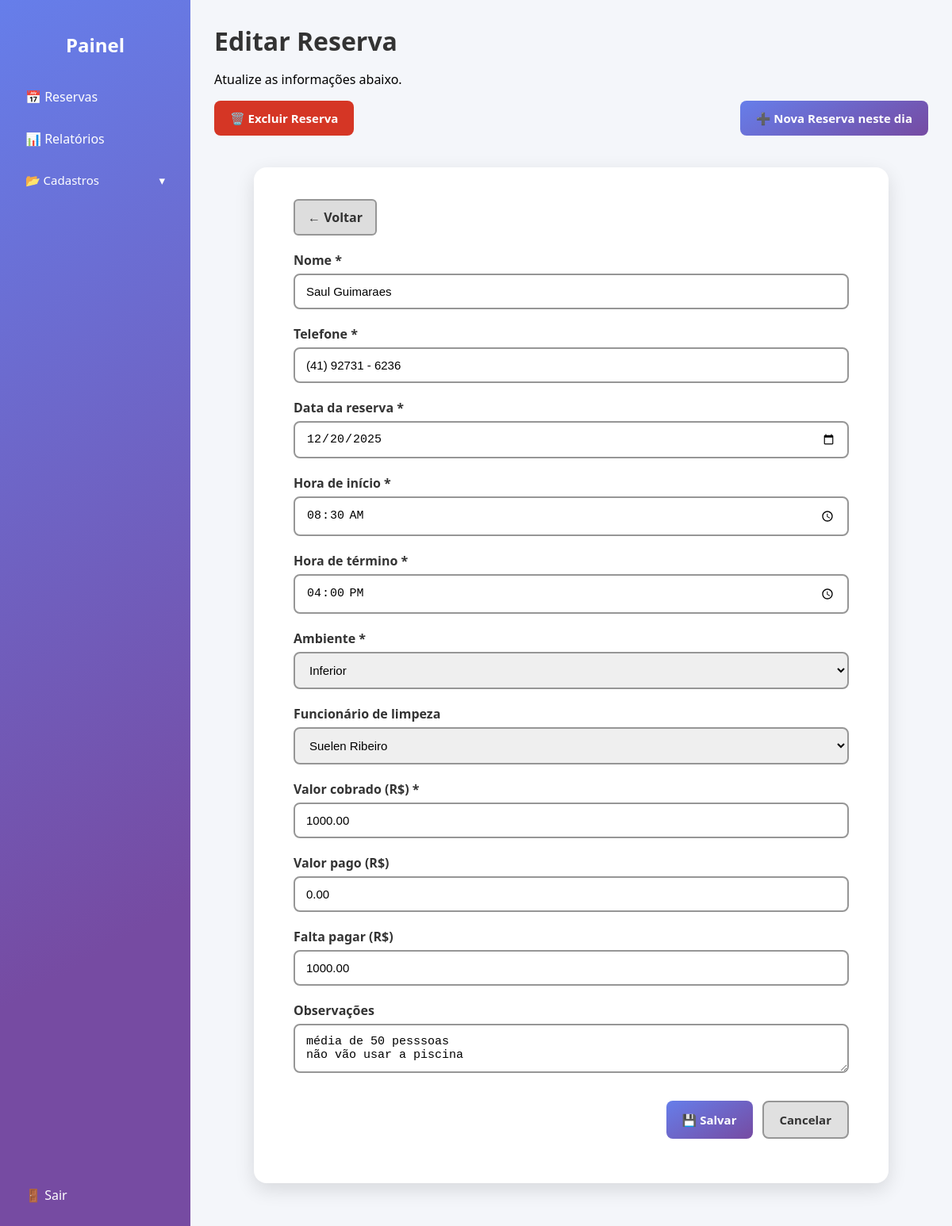
The page /reservas/edit.php?id=17 (signed in) on the database its author committed.
### tables this page shows
CREATE TABLE `reservas` (
  `id_reserva` int(11) NOT NULL,
  `id_usuario` int(11) NOT NULL,
  `nome_reserva` varchar(100) NOT NULL,
  `telefone_reserva` varchar(20) DEFAULT NULL,
  `data_reserva` date NOT NULL,
  `hora_inicio` time NOT NULL,
  `hora_fim` time NOT NULL,
  `id_ambiente` int(11) NOT NULL,
  `id_funcionario` int(11) DEFAULT NULL,
  `observacoes` text DEFAULT NULL,
  `valor_cobrado` decimal(10,2) NOT NULL DEFAULT 0.00,
  `valor_pago` decimal(10,2) NOT NULL DEFAULT 0.00
);

CREATE TABLE `ambientes` (
  `id_ambiente` int(11) NOT NULL,
  `nome_ambiente` varchar(100) NOT NULL,
  `capacidade` int(11) DEFAULT NULL,
  `descricao` text DEFAULT NULL,
  `observacoes` text DEFAULT NULL,
  `ativo` tinyint(1) DEFAULT 1
);

CREATE TABLE `funcionarios` (
  `id_funcionario` int(11) NOT NULL,
  `nome_completo` varchar(100) NOT NULL,
  `data_nascimento` date DEFAULT NULL,
  `telefone` varchar(20) DEFAULT NULL,
  `observacoes` text DEFAULT NULL,
  `ativo` tinyint(1) DEFAULT 1
);

### reservas/edit.php (the view, shortened to what this page needs)
<?php
include '../includes/db.php';
include "../includes/header.php";
$id = intval($_GET['id']);
$sql = "SELECT * FROM reservas WHERE id_reserva = ?";
$stmt = $conn->prepare($sql);
$stmt->bind_param("i", $id);
$stmt->execute();
$reserva = $stmt->get_result()->fetch_assoc();
$ambientes = $conn->query("SELECT id_ambiente, nome_ambiente FROM ambientes WHERE ativo = 1 ORDER BY nome_ambiente");
$funcionarios = $conn->query("SELECT id_funcionario, nome_completo FROM funcionarios WHERE ativo = 1 ORDER BY nome_completo");
?>
<div class="painel-container">
    <?php include '../includes/sidebar.php'; ?>
    <main class="conteudo">
        <div class="painel-header">
            <h1>Editar Reserva</h1>
            <p>Atualize as informações abaixo.</p>
        </div>
        <div class="form-botoes" style="justify-content: space-between; margin-bottom: 20px;">
            <a href="#"
            class="btn btn-excluir btnpopup"
            data-id="<?= $reserva['id_reserva'] ?>">
            🗑️ Excluir Reserva
            </a>
            <a href="./create.php?data=<?= $reserva['data_reserva'] ?>"
            class="btn btn-novo">
            ➕ Nova Reserva neste dia
            </a>
        </div>
        <div class="cadastro-area">
            <a href="./index.php" class="btn-voltar">← Voltar</a>
            <form method="POST" class="form-cadastro">
                <div class="form-grupo">
                    <label>Nome *</label>
                    <input type="text" name="nome_reserva" value="<?= htmlspecialchars($reserva['nome_reserva']) ?>" required>
                </div>
                <div class="form-grupo">
                    <label>Telefone *</label>
                    <input type="text" name="telefone_reserva" data-mask='(00) 00000 - 0000' value="<?= htmlspecialchars($reserva['telefone_reserva']) ?>">
                </div>
                <div class="form-grupo">
                    <label>Data da reserva *</label>
                    <input type="date" name="data_reserva" value="<?= $reserva['data_reserva'] ?>" required>
                </div>
                <div class="form-grupo">
                    <label>Hora de início *</label>
                    <input type="time" name="hora_inicio" value="<?= $reserva['hora_inicio'] ?>" required>
                </div>
                <div class="form-grupo">
                    <label>Hora de término *</label>
                    <input type="time" name="hora_fim" value="<?= $reserva['hora_fim'] ?>" required>
                </div>
                <div class="form-grupo">
                    <label>Ambiente *</label>
                    <select name="id_ambiente" required>
                        <?php while ($a = $ambientes->fetch_assoc()): ?>
                            <option value="<?= $a['id_ambiente'] ?>"
                                <?= $a['id_ambiente'] == $reserva['id_ambiente'] ? 'selected' : '' ?>>
                                <?= $a['nome_ambiente'] ?>
                            </option>
                        <?php endwhile; ?>
                    </select>
                </div>
                <div class="form-grupo">
                    <label>Funcionário de limpeza</label>
                    <select name="id_funcionario">
                        <?php while ($f = $funcionarios->fetch_assoc()): ?>
                            <option value="<?= $f['id_funcionario'] ?>"
                                <?= $f['id_funcionario'] == $reserva['id_funcionario'] ? 'selected' : '' ?>>
                                <?= $f['nome_completo'] ?>
                            </option>
                        <?php endwhile; ?>
                    </select>
                </div>
                <div class="form-grupo">
                    <label>Valor cobrado (R$) *</label>
                    <input type="number" min="0" step="0.01" name="valor_cobrado" id="valor_cobrado"
                        value="<?= number_format($reserva['valor_cobrado'], 2, '.', '') ?>"
                        oninput="calcularFalta()" required>
                </div>
                <div class="form-grupo">
                    <label>Valor pago (R$)</label>
                    <input type="number" min="0" step="0.01" name="valor_pago" id="valor_pago"
                        value="<?= number_format($reserva['valor_pago'], 2, '.', '') ?>"
                        oninput="calcularFalta()">
                </div>
                <div class="form-grupo">
                    <label>Falta pagar (R$)</label>
                    <input type="text" id="valor_falta" readonly>
                </div>
                <div class="form-grupo">
                    <label>Observações</label>
                    <textarea name="observacoes"><?= htmlspecialchars($reserva['observacoes']) ?></textarea>
                </div>
                <div class="form-botoes">
                    <button type="submit" class="btn btn-salvar">💾 Salvar</button>
                    <a href="./index.php" class="btn btn-cancelar">Cancelar</a>
                </div>
            </form>
        </div>
    </main>
</div>
<?php include "../includes/footer.php"; ?>

### assets/css/painel.css (style rules this page uses)
body { font-family: "Segoe UI", Tahoma, Geneva, Verdana, sans-serif; background-color: #f4f6fa; margin: 0; display: flex; min-height: 100vh; overflow: hidden; }
.painel-container { display: flex; width: 100%; height: 100vh; overflow: hidden; }
.conteudo { flex: 1; overflow-y: auto; height: 100vh; padding: 30px; box-sizing: border-box; }
.painel-header { display: block; align-items: center; justify-content: space-between; gap: 10px; }
.painel-header h1 { margin: 0; color: #333; }
a, button { font-family: "Segoe UI", Tahoma, Geneva, Verdana, sans-serif; }

### assets/css/crud.css (style rules this page uses)
.btn-editar, .btn-excluir, .btn-novo { display: inline-block; padding: 8px 16px; border-radius: 8px; font-size: 14px; font-weight: 600; text-decoration: none; transition: all 0.2s ease; cursor: pointer; }
.btn-excluir { background: #d53625; color: white; }
.btn-novo { background: linear-gradient(150deg, #667eea 0%, #764ba2 100%); color: white; }
.btn-voltar { border: 2px solid #969696; display: inline-block; margin-bottom: 20px; background: #ddd; color: #333; padding: 10px 16px; border-radius: 6px; font-weight: 600; text-decoration: none; transition: background 0.2s; }
.cadastro-area { background: white; padding: 40px 50px; border-radius: 16px; box-shadow: 0 8px 25px rgba(0, 0, 0, 0.12); max-width: 700px; margin: 40px auto; }
.form-cadastro { display: flex; flex-direction: column; gap: 20px; }
.form-cadastro .form-grupo { display: flex; flex-direction: column; }
.form-cadastro .form-grupo label { font-weight: 600; color: #333; margin-bottom: 6px; }
.form-cadastro .form-grupo input, .form-cadastro .form-grupo select, .form-cadastro .form-grupo textarea { padding: 12px 14px; border: 2px solid #969696 !important; border-radius: 8px; font-size: 15px; transition: border-color 0.3s, box-shadow 0.3s; }
.form-botoes { display: flex; flex-wrap: wrap; justify-content: flex-end; gap: 12px; margin-top: 15px; }
.form-botoes .btn { padding: 12px 20px; border-radius: 8px; font-size: 15px; font-weight: 600; text-decoration: none; transition: all 0.2s ease; cursor: pointer; border: none; }
.form-botoes .btn.btn-salvar { background: linear-gradient(150deg, #667eea 0%, #764ba2 100%); color: white; }
.form-botoes .btn.btn-cancelar { border: 2px solid #969696; background: #e0e0e0; color: #333; }

### rows shown on the page
reservas: nome_reserva "Saul Guimaraes", telefone_reserva "(41) 92731 - 6236", data_reserva "12/20/2025", hora_inicio "08:30:00", hora_fim "16:00:00", id_ambiente "Inferior", id_funcionario "Suelen Ribeiro", valor_cobrado "1000.00", valor_pago "0.00", observacoes "média de 50 pesssoas não vão usar a piscina"
